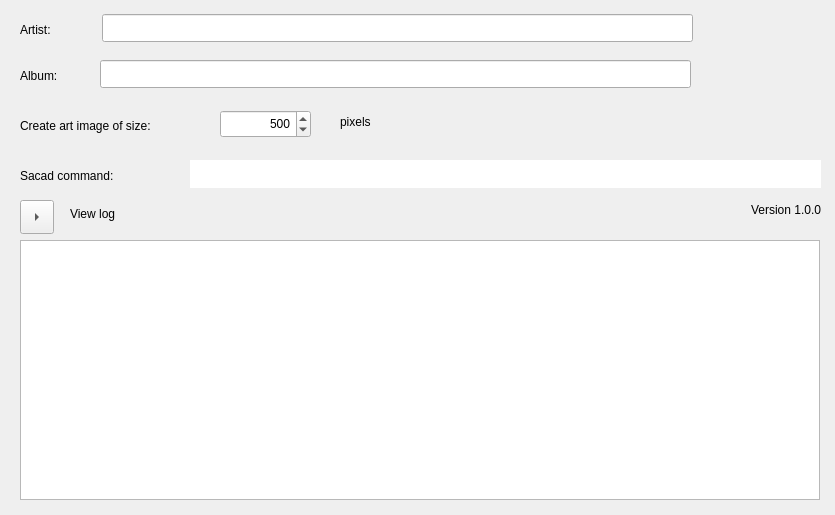
<?xml version="1.0" encoding="UTF-8"?>
<ui version="4.0">
 <class>EnterDetailsWizardPage</class>
 <widget class="QWizardPage" name="EnterDetailsWizardPage">
  <property name="geometry">
   <rect>
    <x>0</x>
    <y>0</y>
    <width>835</width>
    <height>515</height>
   </rect>
  </property>
  <property name="windowTitle">
   <string>WizardPage</string>
  </property>
  <property name="title">
   <string>Enter Album Details for Search</string>
  </property>
  <property name="subTitle">
   <string>Enter the artist and album, then click next to search for album art.</string>
  </property>
  <widget class="QLabel" name="label_3">
   <property name="geometry">
    <rect>
     <x>20</x>
     <y>114</y>
     <width>191</width>
     <height>24</height>
    </rect>
   </property>
   <property name="text">
    <string>Create art image of size:</string>
   </property>
  </widget>
  <widget class="QLabel" name="label">
   <property name="geometry">
    <rect>
     <x>20</x>
     <y>18</y>
     <width>63</width>
     <height>24</height>
    </rect>
   </property>
   <property name="text">
    <string>Artist:</string>
   </property>
  </widget>
  <widget class="QLabel" name="label_2">
   <property name="geometry">
    <rect>
     <x>20</x>
     <y>64</y>
     <width>63</width>
     <height>24</height>
    </rect>
   </property>
   <property name="text">
    <string>Album:</string>
   </property>
  </widget>
  <widget class="QLabel" name="pixelsLabel">
   <property name="geometry">
    <rect>
     <x>340</x>
     <y>110</y>
     <width>82</width>
     <height>24</height>
    </rect>
   </property>
   <property name="text">
    <string>pixels</string>
   </property>
  </widget>
  <widget class="QLabel" name="showHideLogLabel">
   <property name="geometry">
    <rect>
     <x>70</x>
     <y>200</y>
     <width>161</width>
     <height>28</height>
    </rect>
   </property>
   <property name="text">
    <string>View log</string>
   </property>
  </widget>
  <widget class="QToolButton" name="logToolButton">
   <property name="geometry">
    <rect>
     <x>20</x>
     <y>200</y>
     <width>34</width>
     <height>34</height>
    </rect>
   </property>
   <property name="focusPolicy">
    <enum>Qt::StrongFocus</enum>
   </property>
   <property name="text">
    <string/>
   </property>
   <property name="arrowType">
    <enum>Qt::RightArrow</enum>
   </property>
  </widget>
  <widget class="QTextBrowser" name="logTextBrowser">
   <property name="enabled">
    <bool>true</bool>
   </property>
   <property name="geometry">
    <rect>
     <x>20</x>
     <y>240</y>
     <width>800</width>
     <height>260</height>
    </rect>
   </property>
   <property name="sizePolicy">
    <sizepolicy hsizetype="MinimumExpanding" vsizetype="Expanding">
     <horstretch>0</horstretch>
     <verstretch>0</verstretch>
    </sizepolicy>
   </property>
   <property name="focusPolicy">
    <enum>Qt::StrongFocus</enum>
   </property>
  </widget>
  <widget class="QLabel" name="imageLabel">
   <property name="geometry">
    <rect>
     <x>740</x>
     <y>20</y>
     <width>80</width>
     <height>80</height>
    </rect>
   </property>
   <property name="sizePolicy">
    <sizepolicy hsizetype="Fixed" vsizetype="Fixed">
     <horstretch>0</horstretch>
     <verstretch>0</verstretch>
    </sizepolicy>
   </property>
   <property name="text">
    <string/>
   </property>
   <property name="pixmap">
    <pixmap resource="../../resources/sacada.qrc">:/images/sacada.png</pixmap>
   </property>
   <property name="scaledContents">
    <bool>true</bool>
   </property>
  </widget>
  <widget class="QLabel" name="versionLabel">
   <property name="geometry">
    <rect>
     <x>600</x>
     <y>200</y>
     <width>221</width>
     <height>20</height>
    </rect>
   </property>
   <property name="text">
    <string>Version 1.0.0</string>
   </property>
   <property name="alignment">
    <set>Qt::AlignRight|Qt::AlignTrailing|Qt::AlignVCenter</set>
   </property>
  </widget>
  <widget class="QLineEdit" name="albumArtistLineEdit">
   <property name="geometry">
    <rect>
     <x>102</x>
     <y>14</y>
     <width>591</width>
     <height>28</height>
    </rect>
   </property>
  </widget>
  <widget class="QLineEdit" name="albumLineEdit">
   <property name="geometry">
    <rect>
     <x>100</x>
     <y>60</y>
     <width>591</width>
     <height>28</height>
    </rect>
   </property>
  </widget>
  <widget class="QSpinBox" name="sizeSpinBox">
   <property name="geometry">
    <rect>
     <x>220</x>
     <y>110</y>
     <width>91</width>
     <height>28</height>
    </rect>
   </property>
   <property name="alignment">
    <set>Qt::AlignRight|Qt::AlignTrailing|Qt::AlignVCenter</set>
   </property>
   <property name="minimum">
    <number>100</number>
   </property>
   <property name="maximum">
    <number>10000</number>
   </property>
   <property name="value">
    <number>500</number>
   </property>
  </widget>
  <widget class="QLabel" name="sacadCommandLabel">
   <property name="geometry">
    <rect>
     <x>20</x>
     <y>164</y>
     <width>141</width>
     <height>24</height>
    </rect>
   </property>
   <property name="text">
    <string>Sacad command:</string>
   </property>
  </widget>
  <widget class="QLineEdit" name="sacadCommandLineEdit">
   <property name="geometry">
    <rect>
     <x>190</x>
     <y>160</y>
     <width>631</width>
     <height>28</height>
    </rect>
   </property>
   <property name="focusPolicy">
    <enum>Qt::TabFocus</enum>
   </property>
   <property name="frame">
    <bool>false</bool>
   </property>
   <property name="alignment">
    <set>Qt::AlignLeading|Qt::AlignLeft|Qt::AlignVCenter</set>
   </property>
   <property name="readOnly">
    <bool>true</bool>
   </property>
  </widget>
 </widget>
 <tabstops>
  <tabstop>albumArtistLineEdit</tabstop>
  <tabstop>albumLineEdit</tabstop>
  <tabstop>sizeSpinBox</tabstop>
  <tabstop>sacadCommandLineEdit</tabstop>
  <tabstop>logToolButton</tabstop>
  <tabstop>logTextBrowser</tabstop>
 </tabstops>
 <resources>
  <include location="../../resources/sacada.qrc"/>
 </resources>
 <connections/>
</ui>
